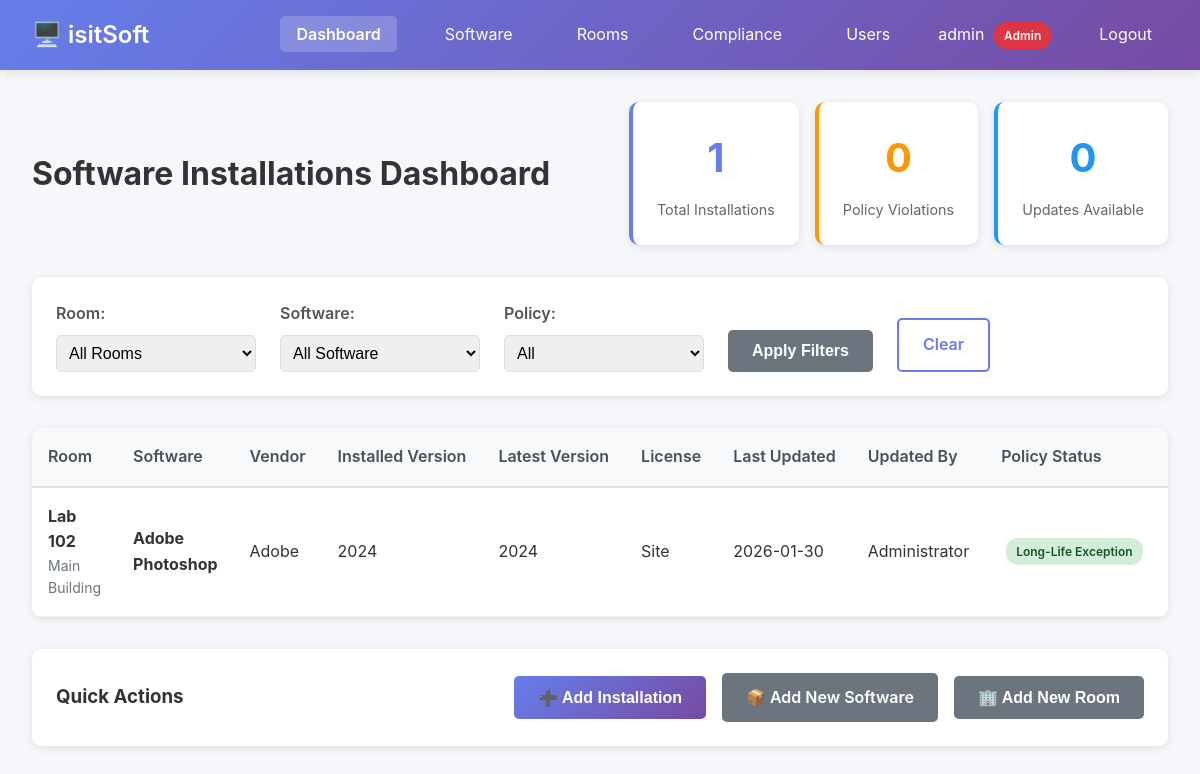
Page / (signed in) on the earlier database version.
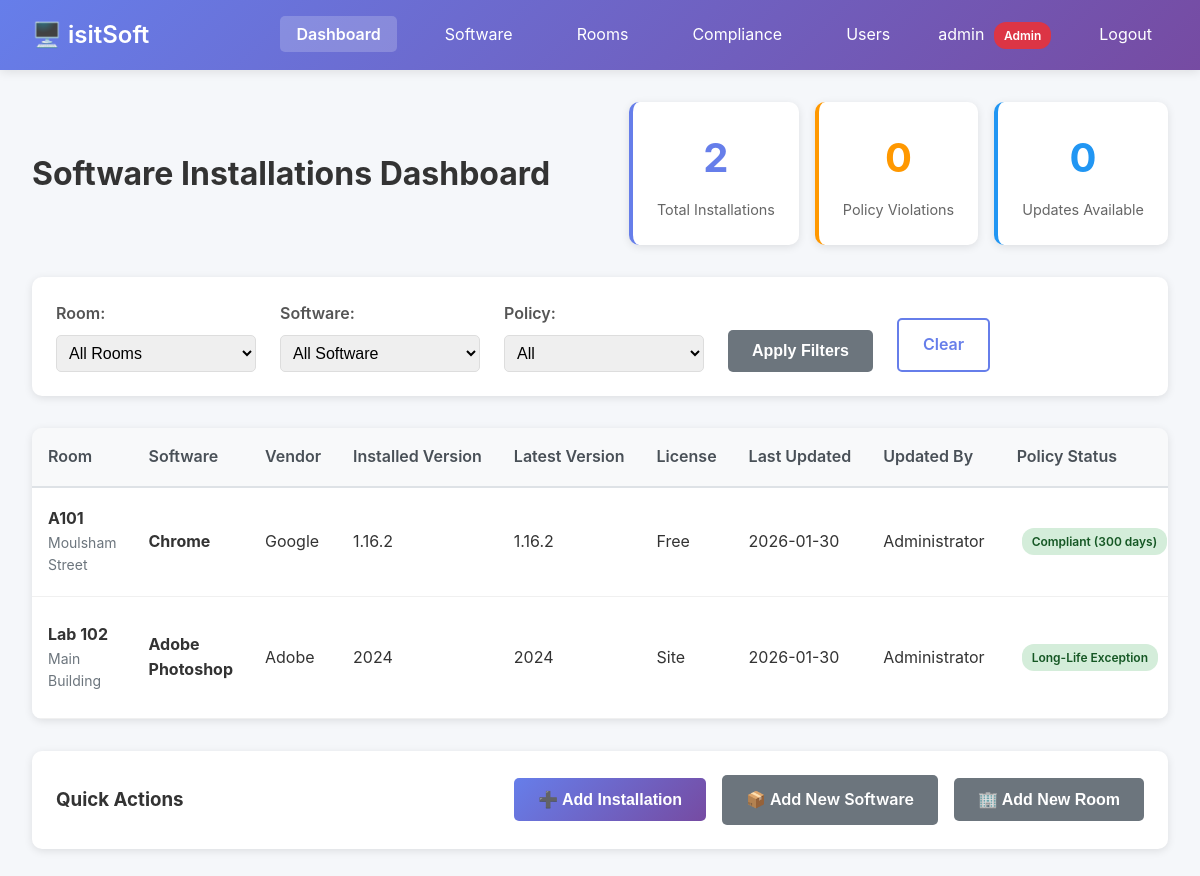
Same page on the later database version.
### tables this page shows
CREATE TABLE users (
    id INTEGER PRIMARY KEY AUTOINCREMENT,
    username TEXT NOT NULL UNIQUE,
    password_hash TEXT NOT NULL,
    full_name TEXT,
    email TEXT,
    is_superuser BOOLEAN DEFAULT 0,
    created_at TIMESTAMP DEFAULT CURRENT_TIMESTAMP,
    last_login TIMESTAMP
);

CREATE TABLE installations (
    id INTEGER PRIMARY KEY AUTOINCREMENT,
    software_id INTEGER NOT NULL,
    room_id INTEGER NOT NULL,
    installed_version TEXT NOT NULL,
    last_updated TIMESTAMP DEFAULT CURRENT_TIMESTAMP,
    updated_by TEXT,
    is_long_life BOOLEAN DEFAULT 0, -- Exception to 300-day policy
    long_life_reason TEXT,
    long_life_approved_by TEXT,
    long_life_approved_at TIMESTAMP,
    FOREIGN KEY (software_id) REFERENCES software(id) ON DELETE CASCADE,
    FOREIGN KEY (room_id) REFERENCES rooms(id) ON DELETE CASCADE,
    UNIQUE(software_id, room_id)
);

CREATE TABLE rooms (
    id INTEGER PRIMARY KEY AUTOINCREMENT,
    room_name TEXT NOT NULL UNIQUE,
    building TEXT,
    floor TEXT,
    created_at TIMESTAMP DEFAULT CURRENT_TIMESTAMP
);

CREATE TABLE software (
    id INTEGER PRIMARY KEY AUTOINCREMENT,
    software_name TEXT NOT NULL,
    version TEXT NOT NULL,
    vendor TEXT,
    license_key TEXT,
    license_type TEXT, -- e.g., 'Site', 'Volume', 'Per-User'
    license_count INTEGER,
    installer_filename TEXT,
    installer_path TEXT,
    description TEXT,
    created_at TIMESTAMP DEFAULT CURRENT_TIMESTAMP,
    updated_at TIMESTAMP DEFAULT CURRENT_TIMESTAMP
, installer_url TEXT);

### app.py (the view)
@app.route('/')
@login_required
def index():
    conn = get_db()
    cursor = conn.cursor()
    room_filter = request.args.get('room', '')
    software_filter = request.args.get('software', '')
    policy_filter = request.args.get('policy', '')
    query = '''
        SELECT
            i.id as installation_id, s.id as software_id, s.software_name, s.vendor,
            i.installed_version, s.version as latest_version, s.license_type, s.license_key,
            r.id as room_id, r.room_name, r.building, i.last_updated, i.updated_by,
            i.is_long_life, i.long_life_reason, s.installer_filename
        FROM installations i
        JOIN software s ON i.software_id = s.id
        JOIN rooms r ON i.room_id = r.id
        WHERE 1=1
    '''
    params = []
    if room_filter:
        query += ' AND r.room_name LIKE ?'
        params.append(f'%{room_filter}%')
    if software_filter:
        query += ' AND s.software_name LIKE ?'
        params.append(f'%{software_filter}%')
    query += ' ORDER BY r.room_name, s.software_name'
    cursor.execute(query, params)
    installations = []
    for row in cursor.fetchall():
        installation = dict(row)
        compliant, days_remaining = check_policy_compliance(installation['last_updated'])
        if policy_filter == 'compliant' and (not compliant and not installation['is_long_life']):
            continue
        elif policy_filter == 'non-compliant' and (compliant or installation['is_long_life']):
            continue
        installation['policy_compliant'] = compliant or installation['is_long_life']
        installation['days_remaining'] = days_remaining
        installation['needs_update'] = installation['installed_version'] != installation['latest_version']
        installations.append(installation)
    cursor.execute('SELECT DISTINCT room_name FROM rooms ORDER BY room_name')
    rooms = [row['room_name'] for row in cursor.fetchall()]
    cursor.execute('SELECT DISTINCT software_name FROM software ORDER BY software_name')
    software_list = [row['software_name'] for row in cursor.fetchall()]
    cursor.execute('SELECT id, room_name FROM rooms ORDER BY room_name')
    rooms_with_ids = [dict(row) for row in cursor.fetchall()]
    cursor.execute('SELECT id, software_name, version FROM software ORDER BY software_name')
    software_with_ids = [dict(row) for row in cursor.fetchall()]
    conn.close()
    return render_template('dashboard.html',
                         installations=installations, rooms=rooms, software_list=software_list,
                         rooms_with_ids=rooms_with_ids, software_with_ids=software_with_ids,
                         current_filters={'room': room_filter, 'software': software_filter, 'policy': policy_filter})

### app.py (called while the page is built)
@login_manager.user_loader
def load_user(user_id):
    conn = get_db()
    cursor = conn.cursor()
    cursor.execute('SELECT id, username, full_name, is_superuser FROM users WHERE id = ?', (user_id,))
    user_data = cursor.fetchone()
    conn.close()
    if user_data:
        return User(user_data['id'], user_data['username'], user_data['full_name'], user_data['is_superuser'])
    return None

def get_db():
    conn = sqlite3.connect(DB_PATH)
    conn.row_factory = sqlite3.Row
    return conn

def check_policy_compliance(last_updated):
    if not last_updated:
        return False, 300
    if isinstance(last_updated, str):
        try:
            last_updated = datetime.fromisoformat(last_updated.replace('Z', '+00:00'))
        except:
            last_updated = datetime.strptime(last_updated[:19], '%Y-%m-%d %H:%M:%S')
    days_since_update = (datetime.now() - last_updated).days
    days_remaining = UPDATE_POLICY_DAYS - days_since_update
    return days_remaining > 0, days_remaining

### templates/dashboard.html (shortened to what this page needs)
<!DOCTYPE html>
<html lang="en">
<head>
    <link rel="stylesheet" href="{{ url_for('static', filename='style.css') }}">
</head>
<body>
    <nav class="navbar">
        <div class="nav-brand">
            <h1>🖥️ isitSoft</h1>
        </div>
        <ul class="nav-menu">
            <li><a href="{{ url_for('index') }}" class="active">Dashboard</a></li>
            <li><a href="{{ url_for('software_list') }}">Software</a></li>
            <li><a href="{{ url_for('rooms_list') }}">Rooms</a></li>
            {% if current_user.is_superuser %}
            <li><a href="{{ url_for('compliance_report') }}">Compliance</a></li>
            <li><a href="{{ url_for('users_list') }}">Users</a></li>
            {% endif %}
            <li class="user-info">
                {{ current_user.username }}
                {% if current_user.is_superuser %}<span class="badge badge-admin">Admin</span>{% endif %}
            </li>
            <li><a href="{{ url_for('logout') }}">Logout</a></li>
        </ul>
    </nav>
    <div class="container">
        <div class="page-header">
            <h2>Software Installations Dashboard</h2>
            <div class="header-stats">
                <div class="stat-card">
                    <div class="stat-value">{{ installations|length }}</div>
                    <div class="stat-label">Total Installations</div>
                </div>
                <div class="stat-card warning">
                    <div class="stat-value">{{ installations|selectattr('policy_compliant', 'equalto', False)|list|length }}</div>
                    <div class="stat-label">Policy Violations</div>
                </div>
                <div class="stat-card info">
                    <div class="stat-value">{{ installations|selectattr('needs_update', 'equalto', True)|list|length }}</div>
                    <div class="stat-label">Updates Available</div>
                </div>
            </div>
        </div>
        <div class="filters-section">
            <form method="get" class="filters-form">
                <div class="filter-group">
                    <label>Room:</label>
                    <select name="room" onchange="this.form.submit()">
                        <option value="">All Rooms</option>
                    </select>
                </div>
                <div class="filter-group">
                    <label>Software:</label>
                    <select name="software" onchange="this.form.submit()">
                        <option value="">All Software</option>
                    </select>
                </div>
                <div class="filter-group">
                    <label>Policy:</label>
                    <select name="policy" onchange="this.form.submit()">
                        <option value="">All</option>
                    </select>
                </div>
                <button type="submit" class="btn btn-secondary">Apply Filters</button>
                <a href="{{ url_for('index') }}" class="btn btn-outline">Clear</a>
            </form>
        </div>
        <div class="table-container">
            <table class="data-table">
                <thead>
                    <tr>
                        <th>Room</th>
                        <th>Software</th>
                        <th>Vendor</th>
                        <th>Installed Version</th>
                        <th>Latest Version</th>
                        <th>License</th>
                        <th>Last Updated</th>
                        <th>Updated By</th>
                        <th>Policy Status</th>
                        <th>Actions</th>
                    </tr>
                </thead>
                <tbody>
                    {% for inst in installations %}
                    <tr class="{% if not inst.policy_compliant %}row-warning{% endif %}">
                        <td>
                            <strong>{{ inst.room_name }}</strong>
                            <div class="text-muted">{{ inst.building }}</div>
                        </td>
                        <td>
                            <strong>{{ inst.software_name }}</strong>
                        </td>
                        <td>{{ inst.vendor or 'N/A' }}</td>
                        <td>{{ inst.installed_version }}</td>
                        <td>{{ inst.latest_version }}</td>
                        <td>
                            <div>{{ inst.license_type or 'N/A' }}</div>
                        </td>
                        <td>
                            {% if inst.last_updated %}
                            {{ inst.last_updated[:10] }}
                            {% else %}
                            Never
                            {% endif %}
                        </td>
                        <td>{{ inst.updated_by or 'N/A' }}</td>
                        <td>
                            {% if inst.is_long_life %}
                            <span class="badge badge-success" title="{{ inst.long_life_reason }}">
                                Long-Life Exception
                            </span>
                            {% elif inst.policy_compliant %}
                            <span class="badge badge-success">
                                Compliant ({{ inst.days_remaining }} days)
                            </span>
                            {% else %}
                            <span class="badge badge-danger">
                                OVERDUE ({{ -inst.days_remaining }} days)
                            </span>
                            {% endif %}
                        </td>
                        <td>
                        </td>
                    </tr>
                    {% else %}
                    <tr>
                        <td colspan="10" class="text-center">No installations found. Add software to rooms to get started.</td>
                    </tr>
                    {% endfor %}
                </tbody>
            </table>
        </div>
        <div class="quick-actions">
            <h3>Quick Actions</h3>
            <button class="btn btn-primary" onclick="showAddInstallationModal()">
                ➕ Add Installation
            </button>
            {% if current_user.is_superuser %}
            <a href="{{ url_for('add_software') }}" class="btn btn-secondary">
                📦 Add New Software
            </a>
            <button class="btn btn-secondary" onclick="showAddRoomModal()">
                🏢 Add New Room
            </button>
            {% endif %}
        </div>
    </div>
</body>
</html>

### static/style.css (style rules this page uses)
* { margin: 0; padding: 0; box-sizing: border-box; }
body { font-family: -apple-system, BlinkMacSystemFont, 'Segoe UI', Roboto, 'Helvetica Neue', Arial, sans-serif; background: #f5f7fa; color: #333; line-height: 1.6; }
.navbar { background: linear-gradient(135deg, #667eea 0%, #764ba2 100%); color: white; padding: 1rem 2rem; box-shadow: 0 2px 10px rgba(0,0,0,0.1); display: flex; justify-content: space-between; align-items: center; }
.nav-brand h1 { font-size: 1.5rem; font-weight: 600; }
.nav-menu { display: flex; list-style: none; gap: 2rem; }
.nav-menu a { color: white; text-decoration: none; padding: 0.5rem 1rem; border-radius: 5px; transition: background 0.3s; position: relative; }
.nav-menu a.active { background: rgba(255,255,255,0.2); font-weight: 600; }
.badge { background: #ff4444; color: white; padding: 2px 8px; border-radius: 12px; font-size: 0.75rem; margin-left: 5px; }
.container { max-width: 1400px; margin: 2rem auto; padding: 0 2rem; }
.page-header { display: flex; justify-content: space-between; align-items: center; margin-bottom: 2rem; }
.page-header h2 { font-size: 2rem; color: #333; }
.header-stats { display: flex; gap: 1rem; }
.stat-card { background: white; padding: 1.5rem; border-radius: 10px; box-shadow: 0 2px 8px rgba(0,0,0,0.1); min-width: 150px; text-align: center; border-left: 4px solid #667eea; }
.stat-card.warning { border-left-color: #ff9800; }
.stat-card.info { border-left-color: #2196f3; }
.stat-value { font-size: 2.5rem; font-weight: bold; color: #667eea; }
.stat-card.warning .stat-value { color: #ff9800; }
.stat-card.info .stat-value { color: #2196f3; }
.stat-label { color: #666; font-size: 0.9rem; margin-top: 0.5rem; }
.filters-section { background: white; padding: 1.5rem; border-radius: 10px; box-shadow: 0 2px 8px rgba(0,0,0,0.1); margin-bottom: 2rem; }
.filters-form { display: flex; gap: 1.5rem; align-items: end; flex-wrap: wrap; }
.filter-group { display: flex; flex-direction: column; min-width: 200px; }
.filter-group label { font-weight: 600; margin-bottom: 0.5rem; color: #555; }
.filter-group select, .filter-group input { padding: 0.5rem; border: 1px solid #ddd; border-radius: 5px; font-size: 1rem; }
.table-container { background: white; border-radius: 10px; box-shadow: 0 2px 8px rgba(0,0,0,0.1); overflow-x: auto; margin-bottom: 2rem; }
.data-table { width: 100%; border-collapse: collapse; }
.data-table thead { background: #f8f9fa; border-bottom: 2px solid #dee2e6; }
.data-table th { padding: 1rem; text-align: left; font-weight: 600; color: #495057; white-space: nowrap; }
.data-table td { padding: 1rem; border-bottom: 1px solid #f0f0f0; }
.text-muted { color: #6c757d; font-size: 0.875rem; }
.badge { padding: 4px 10px; border-radius: 12px; font-size: 0.75rem; font-weight: 600; display: inline-block; white-space: nowrap; }
.badge-success { background: #d4edda; color: #155724; }
.badge-admin { background: #dc3545; color: white; }
.btn { padding: 0.75rem 1.5rem; border: none; border-radius: 5px; font-size: 1rem; font-weight: 600; cursor: pointer; transition: all 0.3s; text-decoration: none; display: inline-block; }
.btn-primary { background: linear-gradient(135deg, #667eea 0%, #764ba2 100%); color: white; }
.btn-secondary { background: #6c757d; color: white; }
.btn-outline { background: white; color: #667eea; border: 2px solid #667eea; }
.quick-actions { background: white; padding: 1.5rem; border-radius: 10px; box-shadow: 0 2px 8px rgba(0,0,0,0.1); display: flex; gap: 1rem; align-items: center; flex-wrap: wrap; }
.quick-actions h3 { margin-right: auto; }

Differences in the rows shown:
added installations: room_name "A101", building "Moulsham Street", software_name "Chrome", vendor "Google", installed_version "1.16.2", latest_version "1.16.2", license_type "Free", last_updated "2026-01-30", updated_by "Administrator", days_remaining "300"
Other differences:
{{ installations|length }}: "1" → "2"
